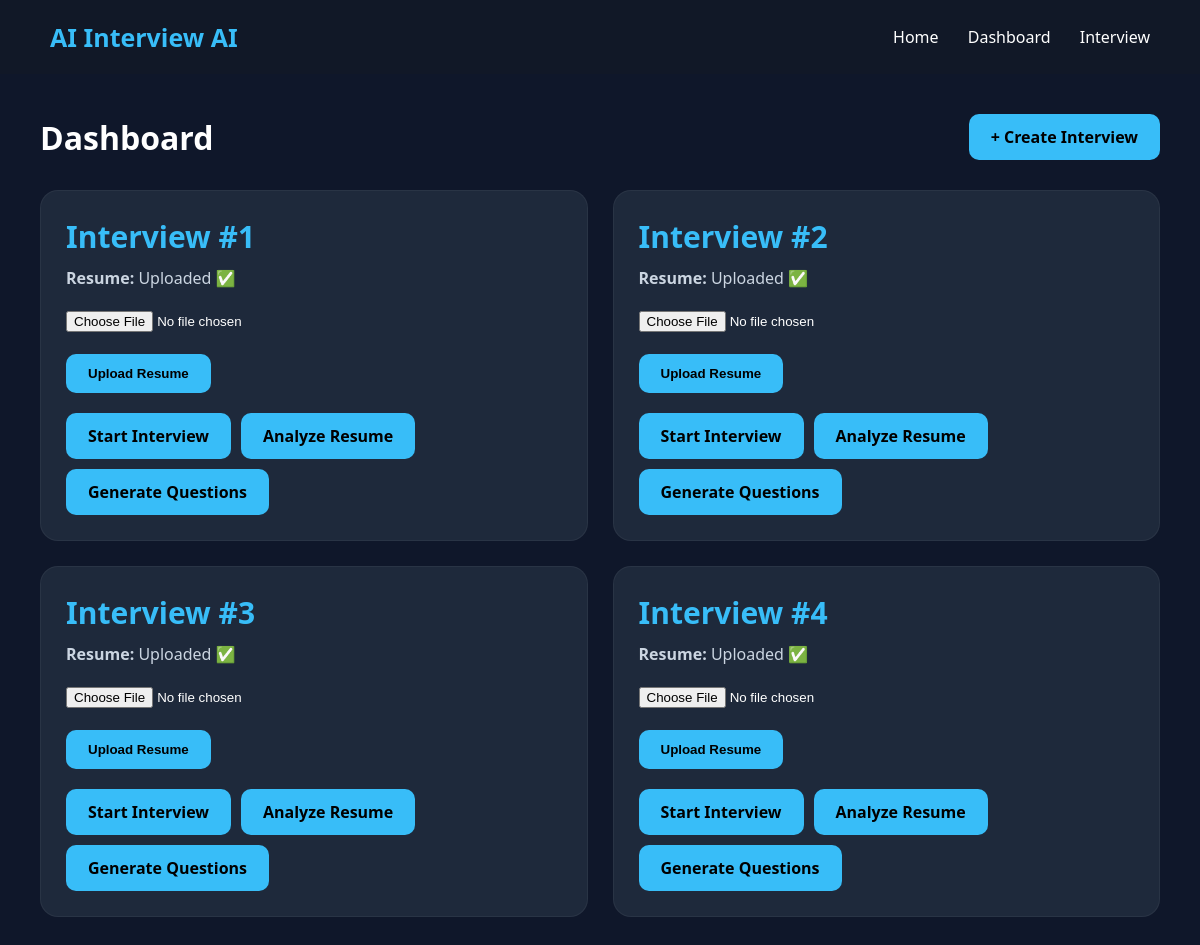
The app's page /dashboard, older data.
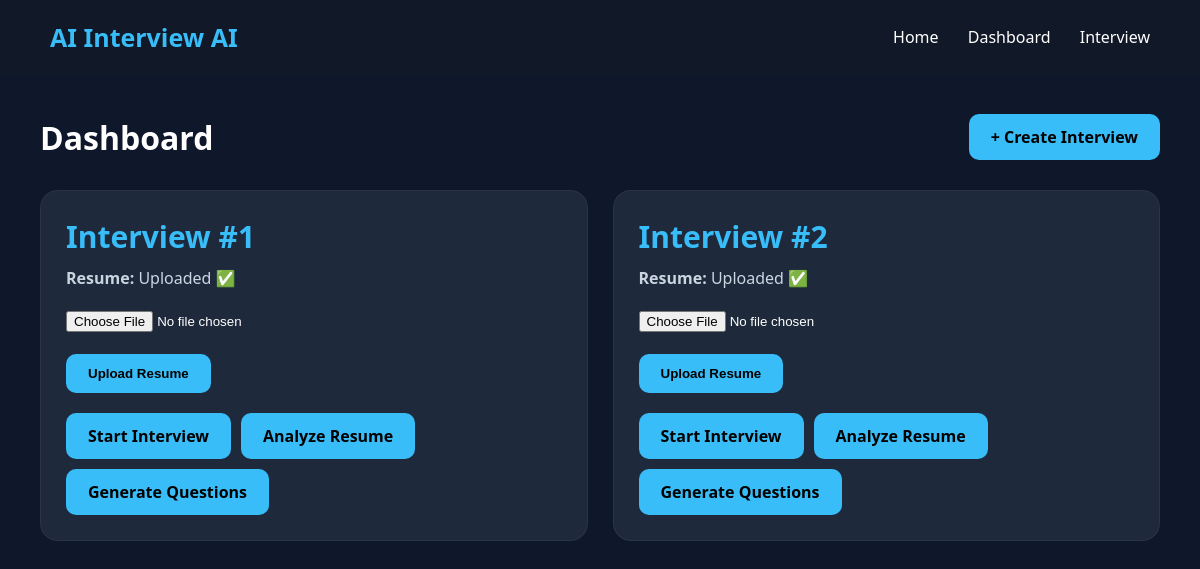
The same page, newer data.
### database/models.py (models this page shows)
class Interview(db.Model):
    id = db.Column(
        db.Integer,
        primary_key=True
    )
    user_id = db.Column(
        db.Integer
    )
    resume = db.Column(
        db.String(200)
    )
    date = db.Column(
        db.DateTime,
        default=datetime.utcnow
    )

### app.py (the view)
@app.route("/dashboard")
def dashboard():
    interviews = Interview.query.all()
    return render_template(
        "dashboard.html",
        interviews=interviews
    )

### templates/dashboard.html
{% extends "base.html" %}
{% block content %}
<div class="dashboard">
    <div class="dashboard-header">
        <h1>Dashboard</h1>
        <a class="btn" href="/start-interview">
            + Create Interview
        </a>
    </div>
    <div class="interview-grid">
        {% for interview in interviews %}
        <div class="interview-card">
            <div class="interview-title">
                Interview #{{ interview.id }}
            </div>
            <div class="resume-status">
                <strong>Resume:</strong>
                {% if interview.resume %}
                    Uploaded ✅
                {% else %}
                    Not Uploaded ❌
                {% endif %}
            </div>
            <form
                class="upload-section"
                action="/upload-resume/{{ interview.id }}"
                method="POST"
                enctype="multipart/form-data">
                <input
                    class="file-input"
                    type="file"
                    name="resume"
                    accept=".pdf"
                    required>
                <br><br>
                <button
                    type="submit"
                    class="btn">
                    Upload Resume
                </button>
            </form>
            <div class="button-group">
                <a
                    class="btn"
                    href="/interview/{{ interview.id }}">
                    Start Interview
                </a>
                <a
                    class="btn"
                    href="/resume-analysis/{{ interview.id }}">
                    Analyze Resume
                </a>
                <a
                    class="btn"
                    href="/generate-questions/{{ interview.id }}">
                    Generate Questions
                </a>
            </div>
        </div>
        {% endfor %}
    </div>
</div>
{% endblock %}

Row changes from the older to the newer data that the page shows:
removed Interview: id "3", resume "Uploaded ✅"
removed Interview: id "4", resume "Uploaded ✅"
